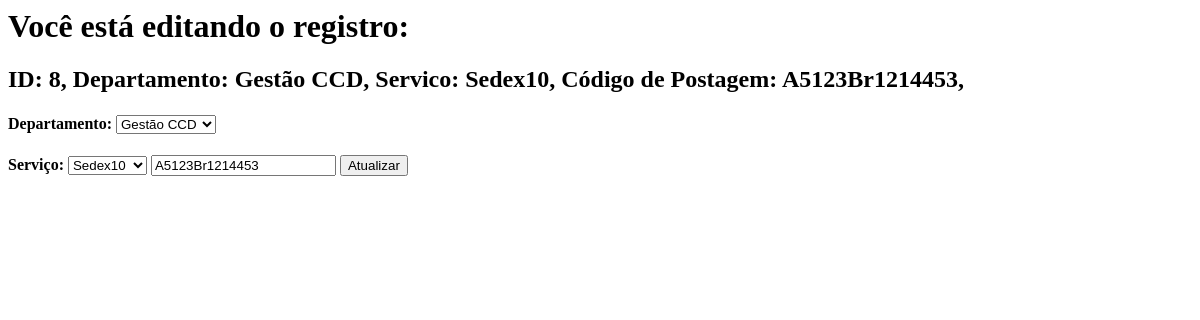
/cadastro/editar_cadastro_postagem/8, run on an earlier commit of the app's database.
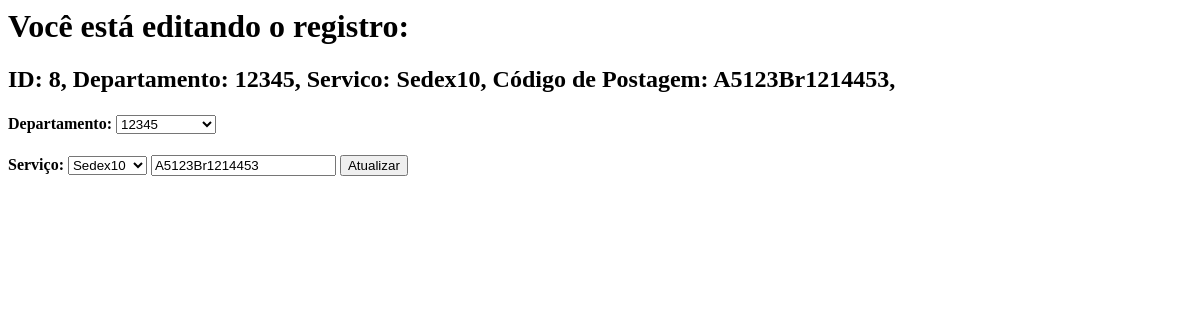
And on a later commit of the database.
### envios/models.py (models this page shows, shortened)
class CodigoPostagem(models.Model):
    departamento = models.ForeignKey(Setores, on_delete=models.PROTECT)
    servico = models.ForeignKey(EtiquetaCorreios, on_delete=models.PROTECT)
    postagem = models.CharField(max_length=50, unique=True)
    class Meta:
        unique_together = ('departamento', 'servico',)

class EtiquetaCorreios(models.Model):
    servico = models.CharField(max_length=50)
    codigo = models.CharField(max_length=2)
    def __str__(self):
        return self.servico

### recebimentos/models.py (models this page shows)
class Setores(models.Model):
    departamento = models.CharField(max_length=100,null=True,blank=False, unique=True)
    def __str__(self):
        return self.departamento

### cadastros/views.py (the view)
# urls.py: path('editar_cadastro_postagem/<int:id>', editar_cadastro_postagem, name="editar_cadastro_postagem"),
def editar_cadastro_postagem(request, id):
    post = CodigoPostagem.objects.get(id=id)
    dep = Setores.objects.all()
    serv = EtiquetaCorreios.objects.values('servico').distinct()
    return render(request, "atualizar_cadastro_postagem.html", {"post": post, "dep":dep, "serv":serv})

### cadastros/templates/atualizar_cadastro_postagem.html (shortened to what this page needs)
<body>
    <h1>Você está editando o registro:<h1>
    <h2> ID: {{post.id}}, Departamento: {{post.departamento}}, Servico: {{post.servico}}, Código de Postagem: {{post.postagem}}, </h2>
        <form action="{% url 'update_cadastro_postagem' post.id %}" method="POST">
            <h4>Departamento: <select selected="{{post.departamento}}" name="departamento"></h4>
                <option value="{{post.departamento}}" selected enabled hidden> {{post.departamento}} </option>
            <h4>Serviço: <select name="servico"></h4>
                <option value="{{post.servico}}" selected enabled hidden> {{post.servico}} </option>
            <input type="text" name="postagem" value="{{post.postagem}}">
            <button type="submit">Atualizar</button>
        </form>
</body>

What changed in the data, as far as the page shows it:
changed CodigoPostagem "A5123Br1214453": departamento "Gestão CCD" → "12345"
